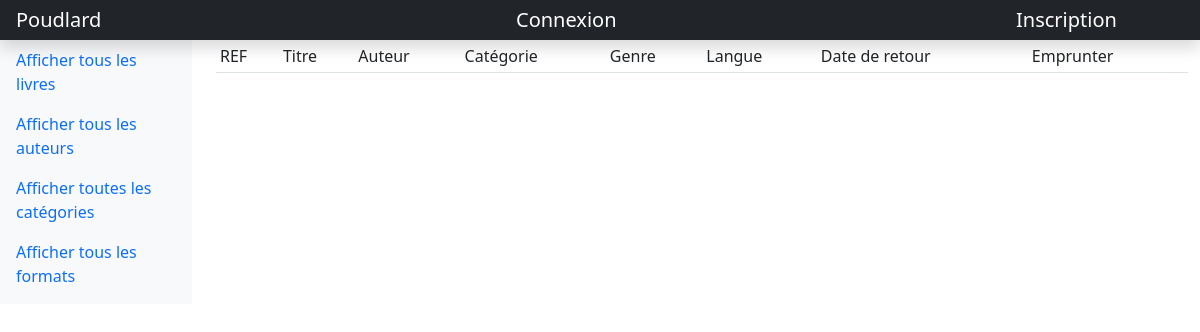
Page /browse/authors/3/ on the earlier database version.
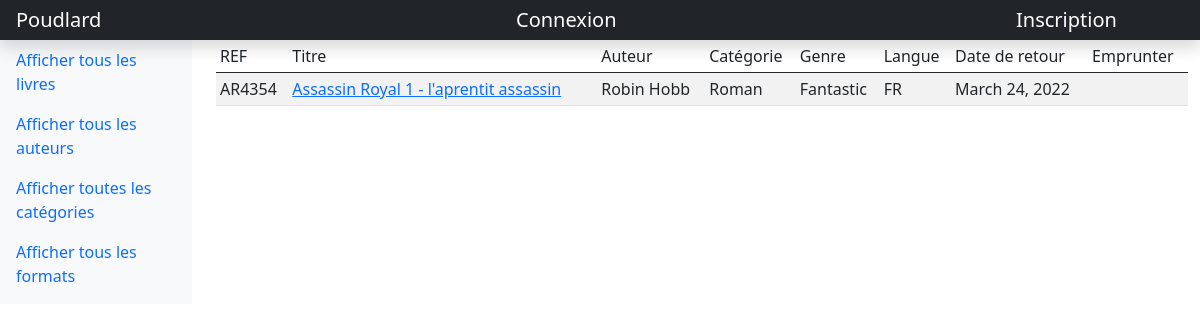
Same page on the later database version.
### browse/models.py (models this page shows, shortened)
class Books(models.Model):
    book_id = models.AutoField(primary_key=True)
    title = models.CharField(max_length=200)
    is_borrowed = models.BooleanField(default=False)
    return_date = models.DateField(blank=True, null=True)
    ref = models.CharField(max_length=6, blank=True, null=True)
    image = models.CharField(blank=True, null=True, max_length=500)
    desc = models.TextField(max_length=10000, blank=True, null=True)
    author = models.ForeignKey(Author, on_delete=models.CASCADE)
    format = models.ForeignKey(Format, on_delete=models.CASCADE)
    language = models.ForeignKey(Language, on_delete=models.CASCADE)
    category = models.ForeignKey(Category, on_delete=models.CASCADE)
    borrowuser = models.ManyToManyField(User, blank=True, null=True)

class Author(models.Model):
    author_id = models.AutoField(primary_key=True)
    name = models.CharField(blank=True, null=True, max_length=20)
    firstname = models.CharField(max_length=20)
    def __str__(self):
        if self.name:
            chaine = str(self.firstname) + " " + str(self.name)
            return chaine
        return self.firstname

class Format(models.Model):
    format_id = models.AutoField(primary_key=True)
    name = models.CharField(max_length=10)
    def __str__(self):
        return self.name

class Category(models.Model):
    category_id = models.AutoField(primary_key=True)
    name = models.CharField(max_length=20)
    def __str__(self):
        return self.name

class Language(models.Model):
    language_id = models.AutoField(primary_key=True)
    name = models.CharField(max_length=3)
    def __str__(self):
        return self.name

### browse/views.py (the view)
# urls.py: path('authors/<int:author_id>/', views.author, name="author"),
def author(request, author_id):
    q = Books.objects.filter(author=author_id)
    template = loader.get_template('browse/author.html')
    context = {'books_by_author': q}
    return HttpResponse(template.render(context, request))

### browse/templates/browse/author.html (shortened to what this page needs)
{% extends "browse/index.html" %}
{% block content %}
<div class="table-responsive">
    <table class="table table-striped table-sm">
        <thead>
        <td>REF</td>
        <td>Titre</td>
        <td>Auteur</td>
        <td>Catégorie</td>
        <td>Genre</td>
        <td>Langue</td>
        <td>Date de retour</td>
        <td>Emprunter</td>
        </thead>
        {% for book in books_by_author %}
        <tr>
            <td>{{book.ref}}</td>
            <td><a href="/browse/book/{{ book.book_id }}/">{{book.title}}</a></td>
                <td>{{book.author}}</td>
            <td>{{book.format}}</td>
            <td>{{book.category}}</td>
            <td>{{book.language}}</td>
            {% if book.is_borrowed == False %}
                <td>Disponible</td>
            {% else %}
                <td>{{ book.return_date }}</td>
            {% endif %}
            <td>
            </td>
        </tr>
        {% endfor %}
    </table>
</div>
{% endblock %}

Differences in the rows shown:
added Books: ref "AR4354", title "Assassin Royal 1 - l'aprentit assassin", author "Robin Hobb", format "Roman", category "Fantastic", language "FR", return_date "March 24, 2022"
